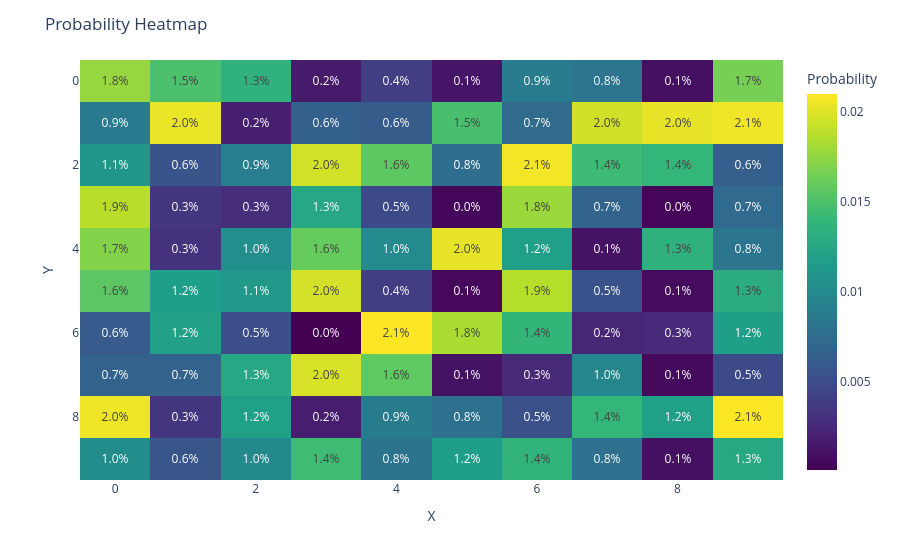

Notebook cell for this chart:
### Code cell
# initial
size = 10
map = np.arange(1, size * size + 1, dtype=float).reshape(size, size)
map = map / map.sum()

# random
rng = np.random.default_rng()
map = rng.random((size, size))
map = map / map.sum()

plot_map(map, replace=True)
